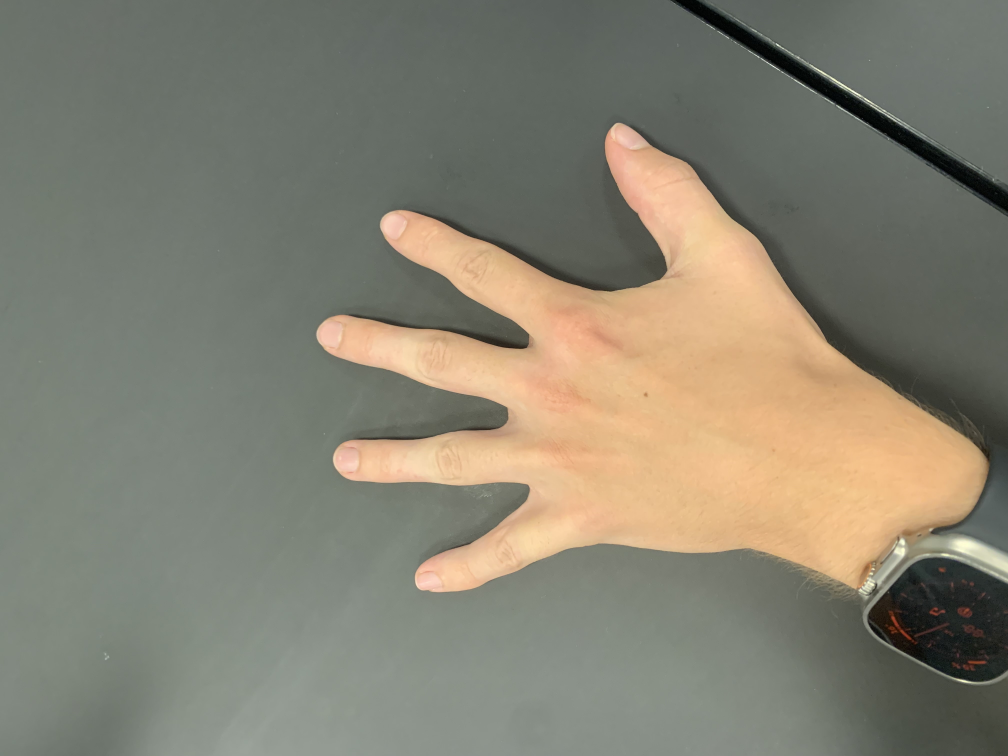
#> input picture exercises/ex3-PixelwiseOperations/data/Photo 24-09-2024, 09.03.41.jpg, 4032 x 3024 px (shown at 1/4 size)
$ jupyter execute --allow-errors ex3.ipynb
#> lines starting #> are read from the running program, lines starting #| are printed output that depends on the picture; after the words box and inside, x2 and y2 are one past the last pixel; in counts of white or black regions, pixels touching at a corner belong together
[cell 1]
from skimage import color, io, measure, img_as_ubyte
from skimage.measure import profile_line
from skimage.transform import rescale, resize
import matplotlib.pyplot as plt
import numpy as np
import pydicom as dicom

# Exercise 1

[cell 2]
# Read vertebra.png
in_dir = "data/"
im_name = "vertebra.png"
#> (the rest of this cell did not finish here and is left out)

#> (a cell that did not finish here is left out)

This is bimodal, since the histogram is split in two peaks. It should be possible to segment it so only the bones are visible.

# Exercise 2

#> (a cell that did not finish here is left out)

The full scale of the spectrum isn't used. We can do histogram stretching

# Exercise 3

[cell 5]
from skimage.util import img_as_float
from skimage.util import img_as_ubyte

#> (a cell that did not finish here is left out)

# Exercise 4

#> (a cell that did not finish here is left out)

# Exercise 5

[cell 8]
# [12 lines left out: function histogram_stretch, not called in this run]

# Exercise 6

#> (a cell that did not finish here is left out)

#> (a cell that did not finish here is left out)

#> (a cell that did not finish here is left out)

# Exercise 7

[cell 12]
def gamma_map(img, gamma):
    img_float = img_as_float(img.copy())
    return img_as_ubyte(img_float ** gamma)

# Exercise 8

#> (a cell that did not finish here is left out)

# Exercise 9

[cell 14]
def threshold_image(img_in, thres):
    """
    Apply a threshold in an image and return the resulting image
    :param img_in: Input image
    :param thres: The treshold value in the range [0, 255]
    :return: Resulting image (unsigned byte) where background is 0 and foreground is 255
    """
    img_in = img_as_ubyte(img_in.copy())
    img_in[img_in < thres] = 0
    img_in[img_in >= thres] = 255
    return img_in

# Exercise 10

#> (a cell that did not finish here is left out)

# Exercise 11

[cell 16]
from skimage.filters import threshold_otsu

#> (a cell that did not finish here is left out)

It is very close to my experimentation with 150 as a threshold value

# Exercise 12

[cell 18]
# Load image
in_dir = "data/"
#> in_dir = 'data/'
im_name = "Photo 24-09-2024, 09.03.41.jpg"
im_hand = io.imread(in_dir + im_name)
#> im_hand is the input picture: shape (3024, 4032, 3); mean R, G, B 133.2, 129.2, 113.8
io.imshow(im_hand)
plt.title('Hand image')
io.show()

[cell 19]
# Conver to grayscale
im_hand_grey = color.rgb2gray(im_hand)
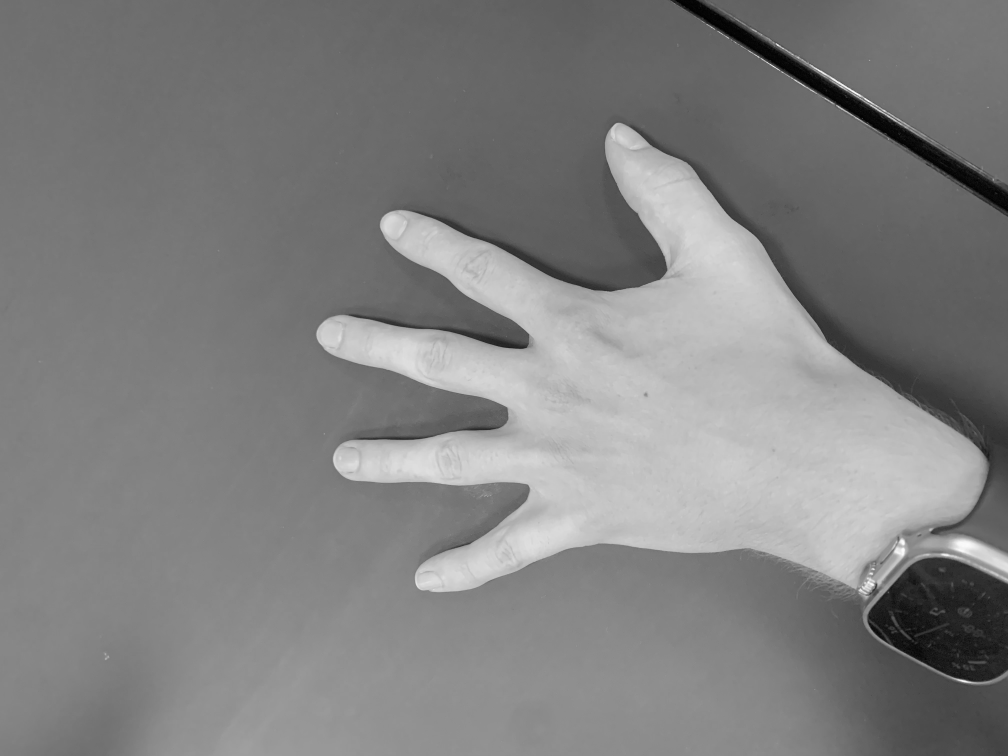
#> im_hand_grey: shape (3024, 4032) float64 (shown at 1/4 size); min 0, max 0.996, mean 0.506
im_hand_grey = img_as_ubyte(im_hand_grey)
io.imshow(im_hand_grey)
plt.title('Hand image (grayscale)')
io.show()

[cell 20]
threshold = threshold_otsu(im_hand_grey)
#> threshold = 151
print(f"Threshold: {threshold}")
#| Threshold: 151
im_hand_thresh = threshold_image(im_hand_grey, threshold)
#> in threshold_image, `img_in[img_in < thres] = 0`:
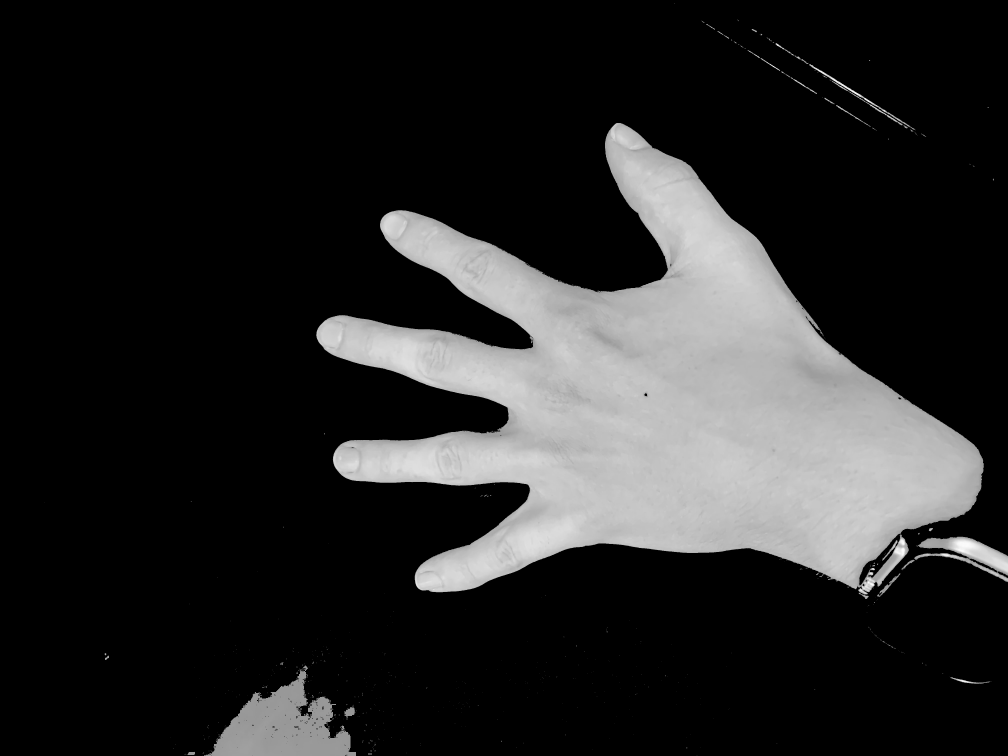
#> img_in: shape (3024, 4032) (shown at 1/4 size); min 0, max 254, mean 39.4
#> in threshold_image, `img_in[img_in >= thres] = 255`:
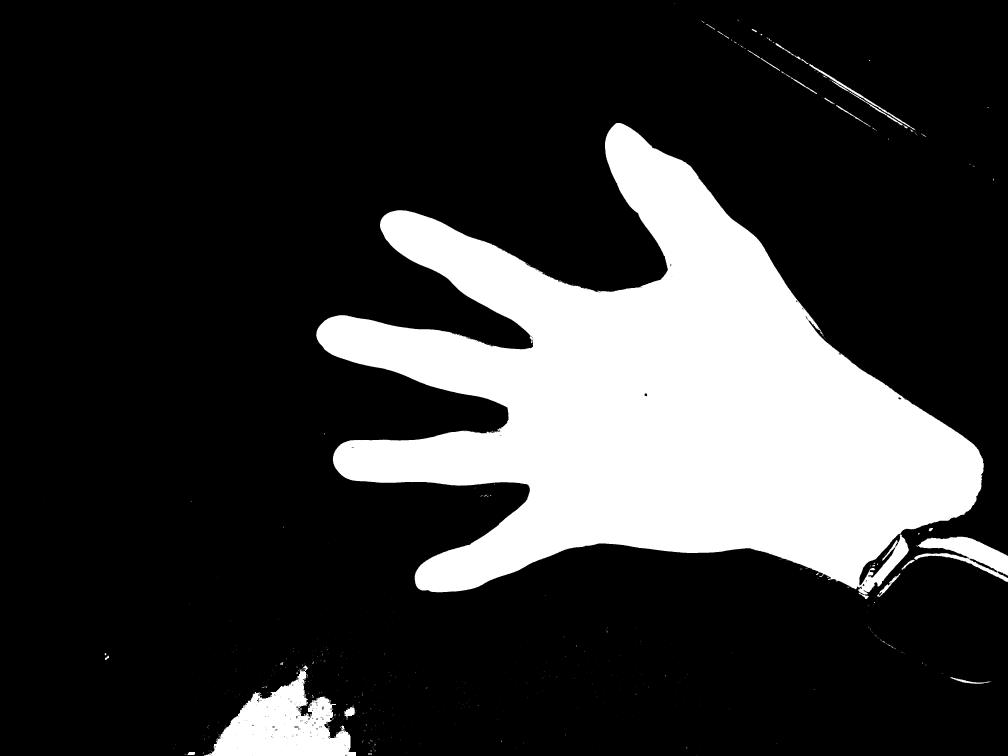
#> img_in: shape (3024, 4032) (shown at 1/4 size); 20.8% white; 748 white regions (694 under 20 px), largest, box (x1, y1, x2, y2) and area: (1265, 492, 3936, 2378) 2382846, (816, 2661, 1424, 3024) 107555, (3657, 2146, 4032, 2329) 27250
io.imshow(im_hand_thresh)
plt.title('Hand image thresholded')
io.show()

# Exercise 13

[cell 21]
# Load sign image
in_dir = "data/"
im_name = "DTUSigns2.jpg"
#> (the rest of this cell did not finish here and is left out)

[cell 22]
# [14 lines left out: function detect_dtu_signs, not called in this run]

# Exercise 14

[cell 23]
import matplotlib.pyplot as plt
import numpy as np
from ipywidgets import interactive
from IPython.display import display

def plot_image_with_zoom(image_path, zoom_factor=10):
    # Load the image
    img = plt.imread(image_path)

    # [33 lines left out: function plot_zoomed, not called in this run]

    # Create interactive plot
    interactive_plot = interactive(plot_zoomed,
                                   x=(0, 1, 0.01),
                                   y=(0, 1, 0.01))

    display(interactive_plot)

# Usage
image_path = in_dir + im_name
#> image_path = 'data/DTUSigns2.jpg'
#> (the rest of this cell did not finish here and is left out)

$ run again, with exercises/ex1-IntroductionToImageAnalysis/data/light.jpg copied over exercises/ex3-PixelwiseOperations/data/Photo 24-09-2024, 09.03.41.jpg
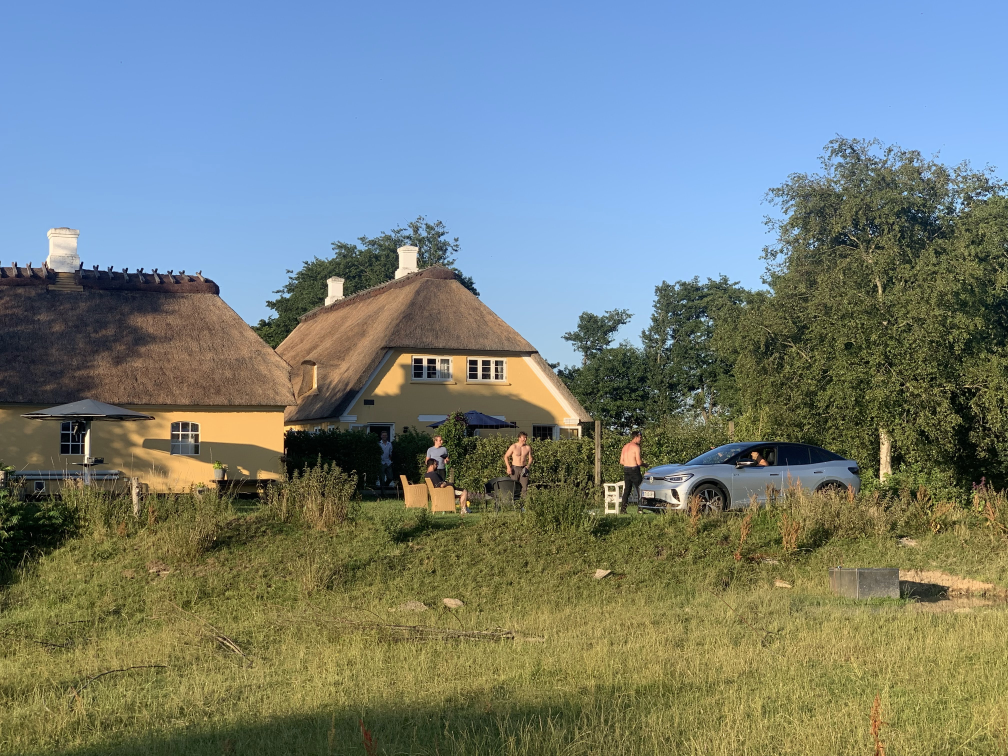
#> input picture exercises/ex1-IntroductionToImageAnalysis/data/light.jpg, 4032 x 3024 px (shown at 1/4 size)
#> in_dir = 'data/'
#> im_hand is the input picture: shape (3024, 4032, 3); mean R, G, B 116.6, 127.8, 122.9
#> `im_hand_grey = color.rgb2gray(im_hand)`:
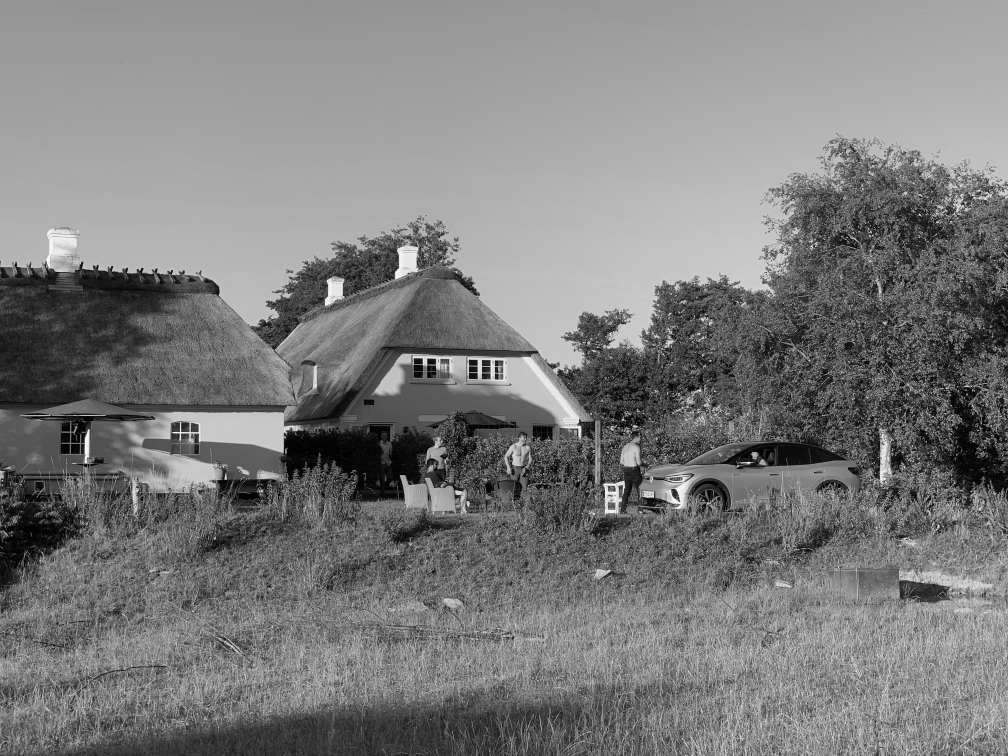
#> im_hand_grey: shape (3024, 4032) float64 (shown at 1/4 size); min 0, max 1, mean 0.49
#> threshold = 115
#| Threshold: 115
#> in threshold_image, `img_in[img_in >= thres] = 255`:
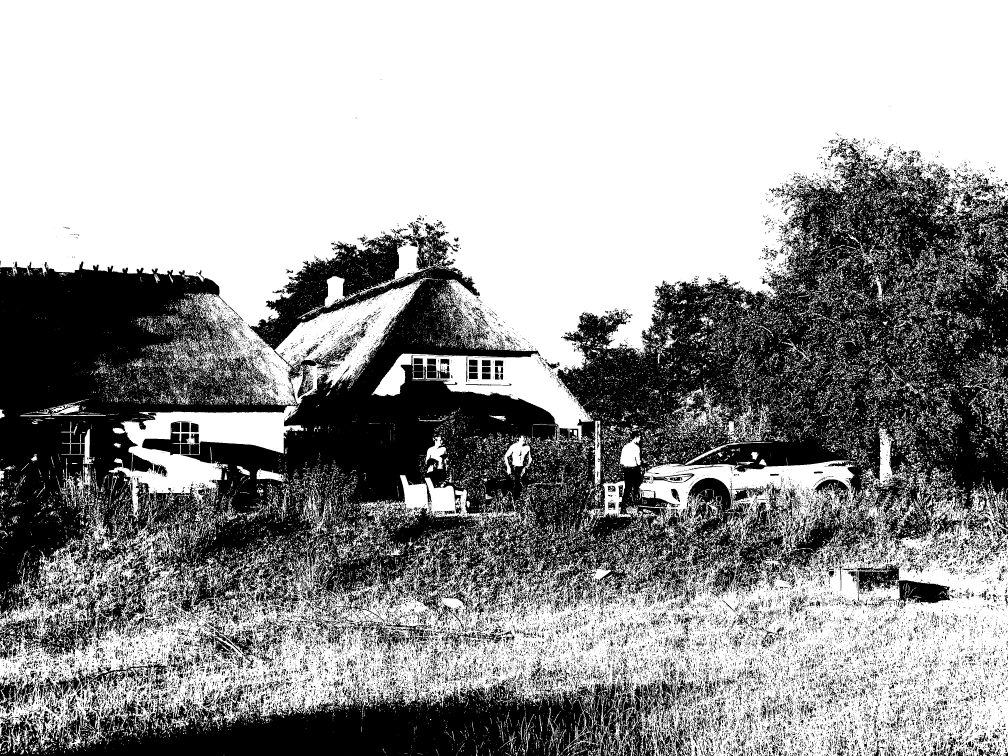
#> img_in: shape (3024, 4032) (shown at 1/4 size); 60.7% white; 31126 black regions (25006 under 20 px), largest, box (x1, y1, x2, y2) and area: (0, 556, 4032, 2639) 3583086, (0, 2710, 2702, 3024) 478443, (3581, 2320, 3800, 2427) 14088
#> image_path = 'data/DTUSigns2.jpg'
